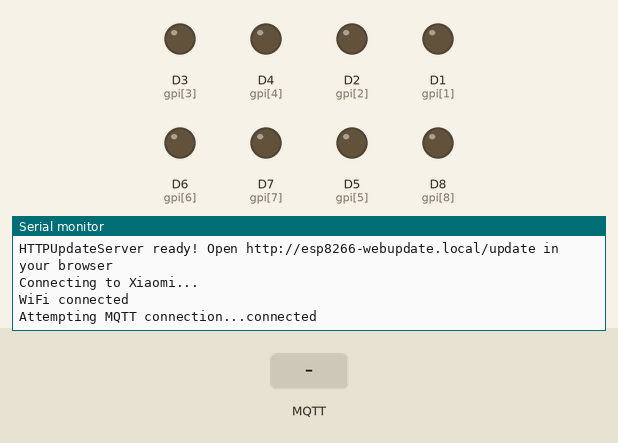
Simulated run of this sketch. Board: ESP8266 (NodeMCU). On the bench: output pins drawn as LEDs (lit = HIGH), the last lines printed to the serial monitor. Inputs (shaded band) come from the test bench. WiFi joins after 1.5 s; servers stay silent unless stated; random numbers use the default seed unless the sketch sets one; no MQTT or app messages arrive unless stated.

Above: at 3.2 s.
3.3 s: MQTT message "in/relay/all" arrives on the first subscribed topic
At 3.6 s:
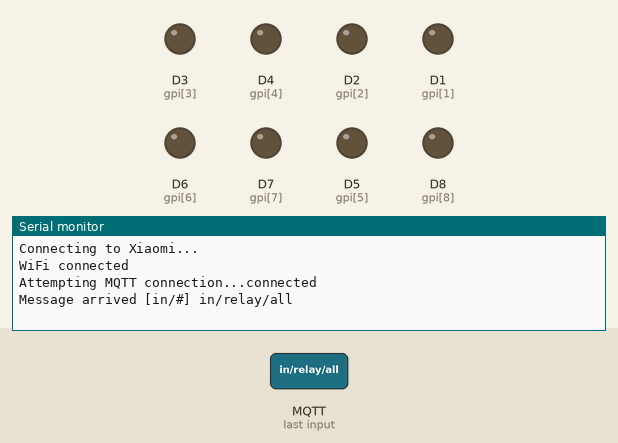
4.8 s: MQTT message "off" arrives on the first subscribed topic
At 6.0 s:
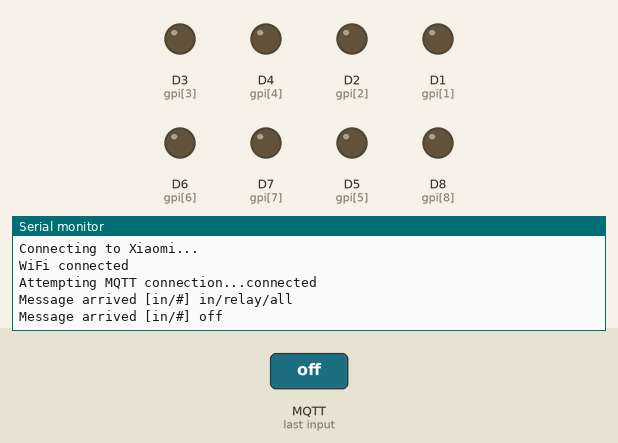
6.3 s: MQTT message "on" arrives on the first subscribed topic
At 7.1 s:
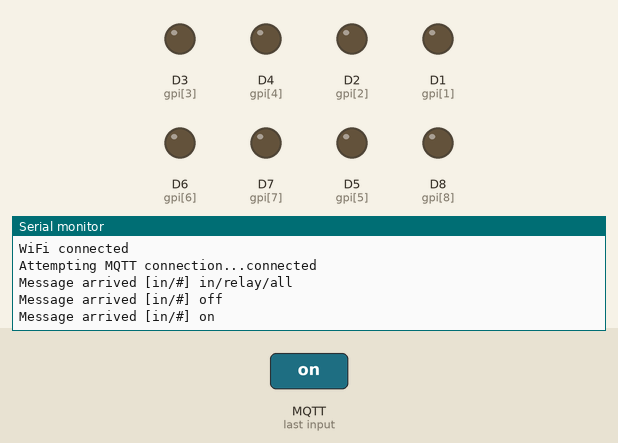

Measured:
- after the input at 3.3 s, the serial monitor: prints a new line at once (image 1)
- after the input at 4.8 s, the serial monitor: prints a new line at once (image 2)
- after the input at 6.3 s, the serial monitor: prints a new line at once (image 3)

The sketch:

WebUpdater.ino
```cpp
/*
  To upload through terminal you can use: curl -F "image=@firmware.bin" esp8266-webupdate.local/update
*/

#include <ESP8266WiFi.h>
#include <WiFiClient.h>
#include <ESP8266WebServer.h>
#include <ESP8266mDNS.h>
#include <ESP8266HTTPUpdateServer.h>
#include <PubSubClient.h>
#include <TimeLib.h>

const char *host = "esp8266-webupdate";
const char *ssid = "Xiaomi"; // Имя роутера
const char *pass = "891261AA"; // Пароль роутера


const char* mqtt_server = "m15.cloudmqtt.com";
const int mqtt_port = 13843;
const char* mqtt_user = "mgtiorid";
const char* mqtt_pass = "WOVVw2j9Rm2t";
//
long lastMsg = 0;
char msg[50];
int value = 0;

/*const char *mqtt_server = "192.168.1.166"; // Имя сервера MQTT
  const int mqtt_port = 1883; // Порт для подключения к серверу MQTT
  const char *mqtt_user = "elgro"; //wyebltda Логи для подключения к серверу MQTT
  const char *mqtt_pass = "891261AS"; //hAUHZd6r4_N_ Пароль для подключения к серверу MQTT
  boolean onerun=true;
  boolean oneping=true;
  int pings;
  int vr;
  int pingsi=10000;
*/
long state, uptime, rec;
byte gpi[] = {D0, D1, D2, D3, D4, D5, D6, D7, D8};
boolean gpii[] = {HIGH, HIGH, HIGH, HIGH, HIGH, HIGH, HIGH, HIGH};

//#define BUFFER_SIZE 100

WiFiClient espClient;
PubSubClient client(espClient);
ESP8266WebServer httpServer(80);
ESP8266HTTPUpdateServer httpUpdater;


void setup() {
  Serial.begin(115200);
  Serial.println();
  Serial.println("Booting Sketch...");
  delay(10);
  pinMode(D1, OUTPUT);
  pinMode(D2, OUTPUT);
  pinMode(D3, OUTPUT);
  pinMode(D4, OUTPUT);
  pinMode(D5, OUTPUT);
  pinMode(D6, OUTPUT);
  pinMode(D7, OUTPUT);
  pinMode(D8, OUTPUT);
  client.setServer(mqtt_server, mqtt_port);
  client.setCallback(callback);
  MDNS.begin(host);
  httpUpdater.setup(&httpServer);
  httpServer.begin();
  MDNS.addService("http", "tcp", 80);
  Serial.printf("HTTPUpdateServer ready! Open http://%s.local/update in your browser\n", host);
  WifiSetup();
  reconnect();
}

void loop() {

  client.loop();
  httpServer.handleClient();
  if (millis() - rec >= 60000) {
    rec = millis();
    WifiSetup();
    reconnect();
  }
  if (millis() - uptime >= 300000) {
    uptime = millis();
    client.publish("out/uptime", String(uptime).c_str(), true);
  }
  if (millis() - state >= 200) {
    for (int i = 1; i <= 8; i++) {
      if (digitalRead(gpi[i]) == !gpii[i]) {
        gpii[i] = digitalRead(gpi[i]);
        if (digitalRead(gpi[i]) == LOW) {
          client.publish(("out/state/D" + String(i)).c_str() , "off", true);
        }
        if (digitalRead(gpi[i]) == HIGH) {
          client.publish(("out/state/D" + String(i)).c_str() , "on", true);
        }
      }
    }
    state = millis();
  }
  //delay(50);
}

void callback(char* topic, byte* payload, unsigned int length) {
  Serial.print("Message arrived [");
  Serial.print(topic);
  Serial.print("] ");
  String pload, tpic;
  tpic=String(topic);
  for (int i = 0; i < length; i++) {
    //Serial.print((char)payload[i]);
    pload += char(payload[i]);

  }
  Serial.print(pload);
  Serial.println();

  if (tpic == "in/relay/all") {
    if (pload == "off") {
      Serial.println("all Off");
      for (int i = 0; i < 8; i++) {
        digitalWrite(gpi[i], LOW);
      }
    }
    if (pload == "on") {
      Serial.println("all On");
      for (int i = 0; i < 8; i++) {
        digitalWrite(gpi[i], HIGH);
      }
    }
  }
  // проверяем из нужного ли нам топика пришли данные
  if (tpic.indexOf("relay")  != -1) {
    if (pload == "on") {
      digitalWrite(gpi[tpic.substring(tpic.length()-1,tpic.length()).toInt()], HIGH);
    }
    if (pload == "off") {
      digitalWrite(gpi[tpic.substring(tpic.length()-1,tpic.length()).toInt()], LOW);
    }
  }
}
void WifiSetup() {
  WiFi.hostname("Dimon");
  // подключаемся к wi-fi
  if (WiFi.status() != WL_CONNECTED) {
    Serial.print("Connecting to ");
    Serial.print(ssid);
    Serial.println("...");
    WiFi.begin(ssid, pass);
    if (WiFi.waitForConnectResult() != WL_CONNECTED) return;
    Serial.println("WiFi connected");
    //pinMode(LED_BUILTIN, OUTPUT);
    delay(500);
  }
}

void reconnect() {
  // Loop until we're reconnected
  if (WiFi.status() == WL_CONNECTED) {
    if (!client.connected()) {
      Serial.print("Attempting MQTT connection...");
      // Create a random client ID
      String clientId = "ESP8266Client-";
      clientId += String(random(0xffff), HEX);
      // Attempt to connect
      if (client.connect(clientId.c_str(), mqtt_user, mqtt_pass)) {
        Serial.println("connected");
        // Once connected, publish an announcement...
        //client.publish("outTopic", "hello world");
        // ... and resubscribe
        client.subscribe("in/#");
      } else {
        Serial.println("Could not connect to MQTT server");
      }
    } else {
      //client.loop();
    }
  }
}
//in/relay/D8 || Ping.ping(remote_ip2)
```
